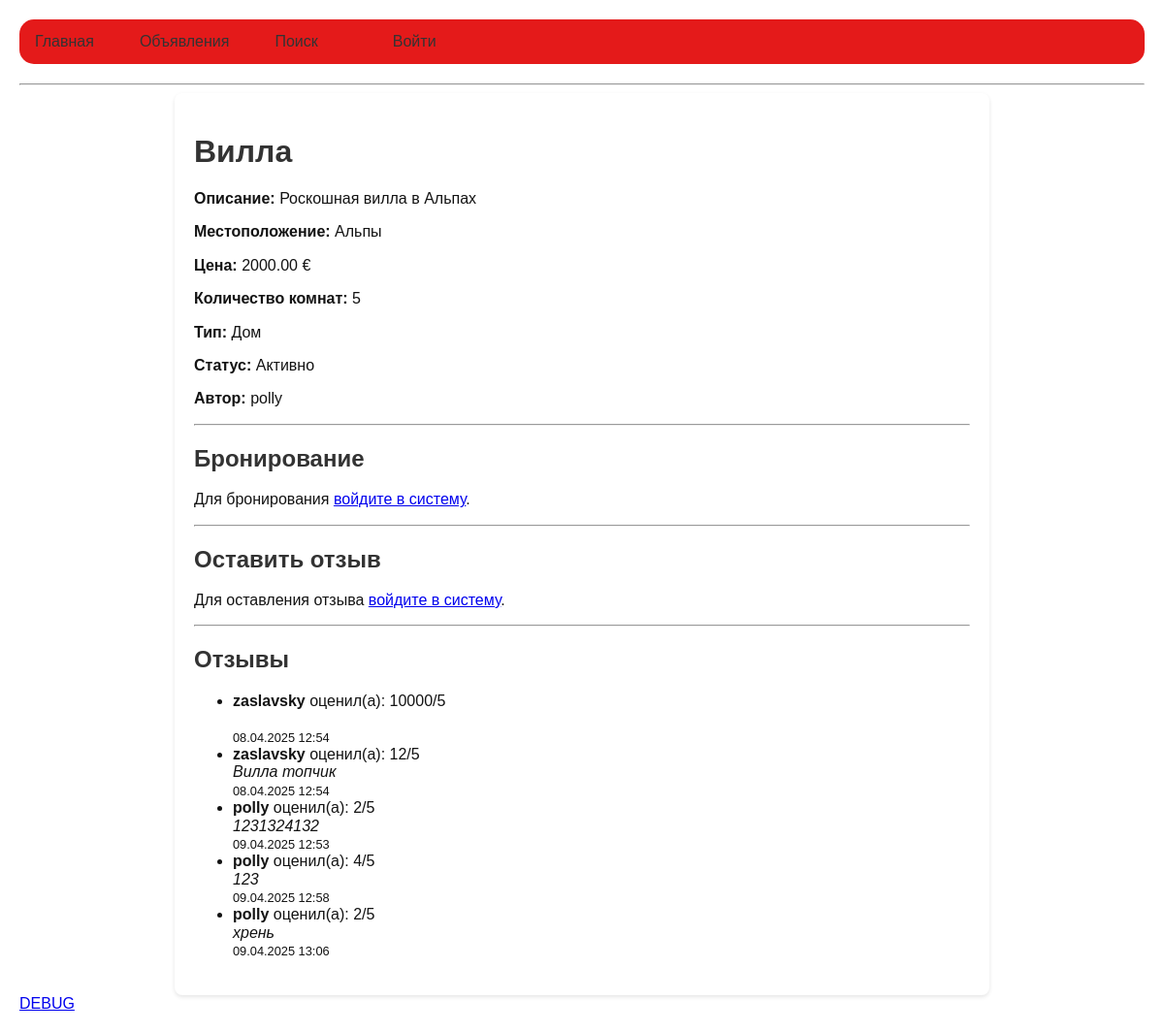
The app's page /listings/1/ with its own data.
### listings/models.py (models this page shows, shortened)
class Listing(models.Model):
    PROPERTY_TYPES = [
        ('apartment', 'Квартира'),
        ('house', 'Дом'),
        ('studio', 'Студия'),
    ]
    STATUS_CHOICES = [
        ('active', 'Активно'),
        ('inactive', 'Неактивно'),
    ]
    title = models.CharField(max_length=255)
    description = models.TextField()
    location = models.CharField(max_length=255)
    price = models.DecimalField(max_digits=10, decimal_places=2)
    rooms = models.PositiveIntegerField()
    property_type = models.CharField(max_length=50, choices=PROPERTY_TYPES)
    status = models.CharField(max_length=20, choices=STATUS_CHOICES, default='active')
    owner = models.ForeignKey(settings.AUTH_USER_MODEL, related_name='listings', on_delete=models.CASCADE)
    created_at = models.DateTimeField(auto_now_add=True)
    updated_at = models.DateTimeField(auto_now=True)

### accounts/models.py (models this page shows, shortened)
class CustomUser(AbstractUser):
    ROLE_CHOICES = (
        ('tenant', 'Арендатор'),
        ('landlord', 'Арендодатель'),
    )
    role = models.CharField(max_length=20, choices=ROLE_CHOICES, default='tenant')

### reviews/models.py (models this page shows, shortened)
class Review(models.Model):
    listing = models.ForeignKey(Listing, related_name='reviews', on_delete=models.CASCADE)
    user = models.ForeignKey(settings.AUTH_USER_MODEL, related_name='reviews', on_delete=models.CASCADE)
    rating = models.PositiveSmallIntegerField(
        validators=[MinValueValidator(0), MaxValueValidator(5)]
    )
    comment = models.TextField(blank=True, null=True)
    created_at = models.DateTimeField(auto_now_add=True)

### listings/views.py (the view, shortened to what this page needs)
# urls.py: path('<int:pk>/', listing_detail, name='listing-detail'),  # Use the function-based view
def listing_detail(request, pk):
    listing = get_object_or_404(Listing, pk=pk)
    reviews = listing.reviews.all()
    review_form = ReviewForm()
    booking_form = BookingForm()
    booking_success = False
    is_tenant = request.user.role == 'tenant' if request.user.is_authenticated else False
    is_landlord = request.user.role == 'landlord' if request.user.is_authenticated else False
    if request.method == 'POST' and 'reject_booking' in request.POST and is_landlord:
        booking_id = request.POST.get('reject_booking')
        booking = get_object_or_404(Booking, id=booking_id, listing=listing, listing__owner=request.user)
        booking.status = 'cancelled'
        booking.save()
    if request.method == 'POST' and 'confirm_booking' in request.POST and is_landlord:
        booking_id = request.POST.get('confirm_booking')
        booking = get_object_or_404(Booking, id=booking_id, listing=listing, listing__owner=request.user)
        booking.status = 'confirmed'
        booking.save()
    landlord_bookings = None
    if is_landlord:
        landlord_bookings = Booking.objects.filter(listing=listing, listing__owner=request.user)
    return render(request, 'listings/listing_detail.html', {
        'listing': listing,
        'reviews': reviews,
        'review_form': review_form,
        'booking_form': booking_form,
        'booking_success': booking_success,
        'is_tenant': is_tenant,
        'is_landlord': is_landlord,
        'landlord_bookings': landlord_bookings,
    })

### templates/listings/listing_detail.html (shortened to what this page needs)
{% extends "base.html" %}
{% block content %}
<h1>{{ listing.title }}</h1>
<p><strong>Описание:</strong> {{ listing.description }}</p>
<p><strong>Местоположение:</strong> {{ listing.location }}</p>
<p><strong>Цена:</strong> {{ listing.price }} €</p>
<p><strong>Количество комнат:</strong> {{ listing.rooms }}</p>
<p><strong>Тип:</strong> {{ listing.get_property_type_display }}</p>
<p><strong>Статус:</strong> {{ listing.get_status_display }}</p>
<p><strong>Автор:</strong> {{ listing.owner.username }}</p>
<hr>
<h2>Бронирование</h2>
{% if is_landlord %}
    <h3>Бронирования на вашу недвижимость:</h3>
    {% if landlord_bookings %}
        <ul>
            {% for booking in landlord_bookings %}
                <li>
                    <strong>Арендатор:</strong> {{ booking.user.username }}<br>
                    <strong>Даты:</strong> {{ booking.start_date }} - {{ booking.end_date }}<br>
                    <strong>Статус:</strong> {{ booking.status }}<br>
                    <strong>Комментарий:</strong> {{ booking.comments }}<br>
                    <strong>Создано:</strong> {{ booking.created_at|date:"d.m.Y H:i" }}<br>
                    {% if booking.status == 'pending' %}
                        <form method="post" action="">
                            {% csrf_token %}
                            <button type="submit" name="confirm_booking" value="{{ booking.id }}">Подтвердить</button>
                        </form>
                        <form method="post" action="">
                            {% csrf_token %}
                            <button type="submit" name="reject_booking" value="{{ booking.id }}">Отклонить</button>
                        </form>
                    {% endif %}
                </li>
            {% endfor %}
        </ul>
    {% else %}
        <p>Нет активных бронирований.</p>
    {% endif %}
{% else %}
    <p>Для бронирования <a href="{% url 'login' %}">войдите в систему</a>.</p>
{% endif %}
<hr>
<h2>Оставить отзыв</h2>
{% if user.is_authenticated and not is_landlord %}
    <form method="post" action="{% url 'review-create-fbv' listing.pk %}">
        {% csrf_token %}
        {{ review_form.rating.label_tag }}
        <input type="number" name="rating" id="id_rating" min="0" max="5" required>
        {{ review_form.comment.label_tag }}
        {{ review_form.comment }}
        <button type="submit" name="review_submit">Отправить отзыв</button>
    </form>
{% elif user.is_authenticated %}
    <p>Пользователи с ролью арендодателя не могут оставлять отзывы.</p>
{% else %}
    <p>Для оставления отзыва <a href="{% url 'login' %}">войдите в систему</a>.</p>
{% endif %}
<hr>
<h2>Отзывы</h2>
{% if reviews %}
    <ul>
        {% for review in reviews %}
            <li>
                <strong>{{ review.user.username }}</strong> оценил(а): {{ review.rating }}/5<br>
                <em>{{ review.comment }}</em><br>
                <small>{{ review.created_at|date:"d.m.Y H:i" }}</small>
            </li>
        {% endfor %}
    </ul>
{% else %}
    <p>Отзывов пока нет.</p>
{% endif %}
{% endblock content %}

### static/styles.css (style rules this page uses)
body { font-family: Arial, sans-serif; margin: 0; padding: 0; background-size: cover; color: rgb(19, 19, 19); }

### templates/base.html (style rules this page uses)
body { font-family: Arial, sans-serif; margin: 20px; background-image: url("https://4kwallpapers.com/images/walls/thumbs_3t/4252.jpg"); background-attachment: fixed; background-size: cover; background-repeat: no-repeat; }
h1, h2, h3 { color: #333; }

### records on screen
Listing: title "Вилла", description "Роскошная вилла в Альпах", location "Альпы", price "2000.00", rooms "5", property_type "Дом", status "Активно", owner.username "polly"
Review: user.username "zaslavsky", rating "10000", created_at "08.04.2025 12:54"
Review: user.username "zaslavsky", rating "12", comment "Вилла топчик", created_at "08.04.2025 12:54"
Review: user.username "polly", rating "2", comment "1231324132", created_at "09.04.2025 12:53"
Review: user.username "polly", rating "4", comment "123", created_at "09.04.2025 12:58"
Review: user.username "polly", rating "2", comment "хрень", created_at "09.04.2025 13:06"
